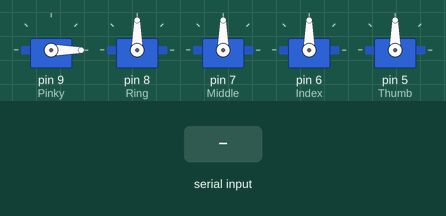
This sketch was run on a simulated Arduino Uno, built with avr-gcc and run on an emulated ATmega328P. Parts: 5 × servo. The inputs (shaded band) are chosen by the test bench. What the sketch prints to the serial monitor is not drawn.

Above: at 1.2 s.
1.3 s: "a" received over Serial
At 1.7 s:
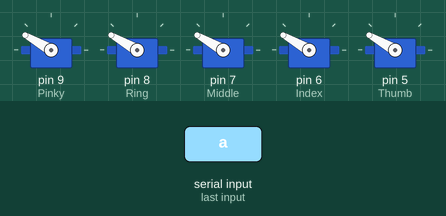
2.8 s: byte 107 ('k') received over Serial
At 4.0 s:
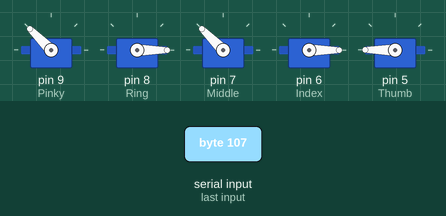
4.3 s: byte 108 ('l') received over Serial
At 5.2 s:
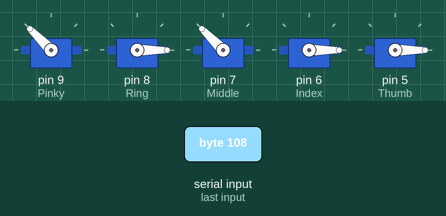
5.8 s: byte 109 ('m') received over Serial
At 6.3 s:
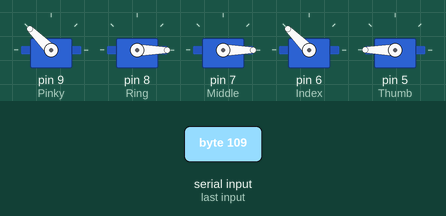
7.3 s: byte 110 ('n') received over Serial
At 8.5 s:
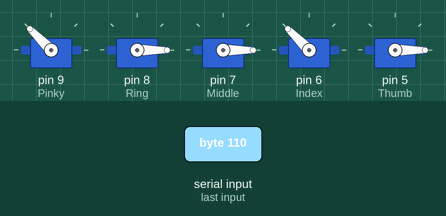
8.8 s: byte 111 ('o') received over Serial
At 9.8 s:
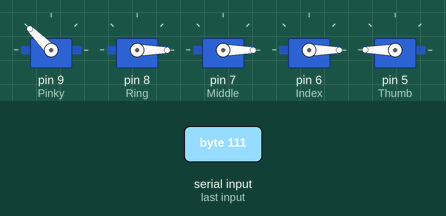
Timing chart, 0 to 11.3 s (numbered marks = the images above; inputs shaded):
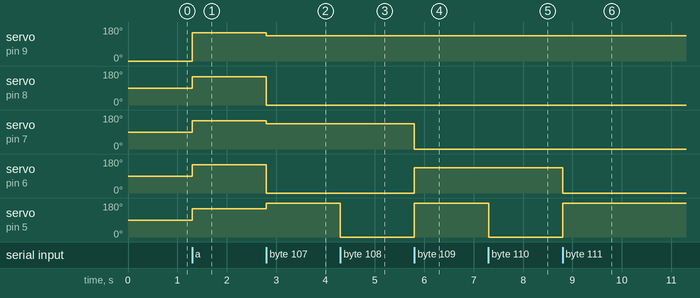

The sketch:

Hand.ino
```cpp
#include <Servo.h>
   Servo Pinky;
   Servo Ring;
   Servo Middle;
   Servo Index;
   Servo Thumb;
   char val;
void setup() {
  Serial.begin(9600);
  Pinky.attach(9,600,2300);
  Ring.attach(8,600,2300);
  Middle.attach(7,600,2300);
  Index.attach(6,600,2300);
  Thumb.attach(5,600,2300);
  Pinky.write(0);
}

void loop() {
  while(Serial.available()>0){
    val= Serial.read();
    Serial.print(val);
    if(val=='a'){
      Pinky.write(150);
      Ring.write(150);
      Middle.write(150);
      Index.write(150);
      Thumb.write(150);
    }
    if(val=='b'){
      Pinky.write(135);
      Ring.write(135);
      Middle.write(135);
      Index.write(135);
      Thumb.write(0);
    }
    else if(val=='c'){
      Pinky.write(135);
      Ring.write(135);
      Middle.write(135);
      Index.write(0);
      Thumb.write(180);
    }
    else if(val=='d'){
      Pinky.write(135);
      Ring.write(135);
      Middle.write(135);
      Index.write(0);
      Thumb.write(0);
    }
    else if(val=='e'){
      Pinky.write(135);
      Ring.write(135);
      Middle.write(0);
      Index.write(135);
      Thumb.write(180);
    }
    else if(val=='f'){
      Pinky.write(135);
      Ring.write(135);
      Middle.write(0);
      Index.write(135);
      Thumb.write(0);
    }
    else if(val=='g'){
      Pinky.write(135);
      Ring.write(135);
      Middle.write(0);
      Index.write(0);
      Thumb.write(180);
    }
    else if(val=='h'){
      Pinky.write(135);
      Ring.write(135);
      Middle.write(0);
      Index.write(0);
      Thumb.write(0);
    }
    else if(val=='i'){
      Pinky.write(135);
      Ring.write(0);
      Middle.write(135);
      Index.write(135);
      Thumb.write(180);
    }
    else if(val=='j'){
      Pinky.write(135);
      Ring.write(0);
      Middle.write(135);
      Index.write(135);
      Thumb.write(180);
    }
    else if(val=='k'){
      Pinky.write(135);
      Ring.write(0);
      Middle.write(135);
      Index.write(0);
      Thumb.write(180);
    }
    else if(val=='l'){
      Pinky.write(135);
      Ring.write(0);
      Middle.write(135);
      Index.write(0);
      Thumb.write(0);
    }
    else if(val=='m'){
      Pinky.write(135);
      Ring.write(0);
      Middle.write(0);
      Index.write(135);
      Thumb.write(180);
    }
    else if(val=='n'){
      Pinky.write(135);
      Ring.write(0);
      Middle.write(0);
      Index.write(135);
      Thumb.write(0);
    }
    else if(val=='o'){
      Pinky.write(135);
      Ring.write(0);
      Middle.write(0);
      Index.write(0);
      Thumb.write(180);
    }
    else if(val=='p'){
      Pinky.write(135);
      Ring.write(0);
      Middle.write(0);
      Index.write(0);
      Thumb.write(0);
    }
    else if(val=='q'){
      Pinky.write(0);
      Ring.write(135);
      Middle.write(135);
      Index.write(135);
      Thumb.write(180);
    }
    else if(val=='r'){
      Pinky.write(0);
      Ring.write(135);
      Middle.write(135);
      Index.write(135);
      Thumb.write(0);
    }
    else if(val=='s'){
      Pinky.write(0);
      Ring.write(135);
      Middle.write(135);
      Index.write(0);
      Thumb.write(180);
    }
    else if(val=='t'){
      Pinky.write(0);
      Ring.write(135);
      Middle.write(135);
      Index.write(0);
      Thumb.write(0);
    }
    else if(val=='u'){
      Pinky.write(0);
      Ring.write(135);
      Middle.write(0);
      Index.write(135);
      Thumb.write(180);
    }
    else if(val=='v'){
      Pinky.write(0);
      Ring.write(135);
      Middle.write(0);
      Index.write(135);
      Thumb.write(0);
    }
    else if(val=='w'){
      Pinky.write(0);
      Ring.write(135);
      Middle.write(0);
      Index.write(0);
      Thumb.write(180);
    }
    else if(val=='x'){
      Pinky.write(0);
      Ring.write(135);
      Middle.write(0);
      Index.write(0);
      Thumb.write(0);
    }
    else if(val=='y'){
      Pinky.write(0);
      Ring.write(0);
      Middle.write(135);
      Index.write(135);
      Thumb.write(180);
    }
    else if(val=='z'){
      Pinky.write(0);
      Ring.write(0);
      Middle.write(135);
      Index.write(135);
      Thumb.write(0);
    }
    else if(val=='&'){
      Pinky.write(0);
      Ring.write(0);
      Middle.write(135);
      Index.write(0);
      Thumb.write(180);
    }
    else if(val=='$'){
      Pinky.write(0);
      Ring.write(0);
      Middle.write(135);
      Index.write(0);
      Thumb.write(0);
    }
    else if(val=='%'){
      Pinky.write(0);
      Ring.write(0);
      Middle.write(0);
      Index.write(135);
      Thumb.write(180);
    }
     else if(val=='*'){
      Pinky.write(0);
      Ring.write(0);
      Middle.write(0);
      Index.write(135);
      Thumb.write(0);
    }
     else if(val=='#'){
      Pinky.write(0);
      Ring.write(0);
      Middle.write(0);
      Index.write(0);
      Thumb.write(180);
    }

    else if(val=='!'){
      Pinky.write(0);
      Ring.write(0);
      Middle.write(0);
      Index.write(0);
      Thumb.write(0);
    }
  }
}
```

Measured:
- after the input at 1.3 s, servo on pin 9 (Pinky): 0° → 150° at once; servo on pin 8 (Ring), servo on pin 7 (Middle), servo on pin 6 (Index), servo on pin 5 (Thumb): 90° → 150° at once
- after the input at 2.8 s, servo on pin 9 (Pinky), servo on pin 7 (Middle): 150° → 135° at once; servo on pin 8 (Ring), servo on pin 6 (Index): 150° → 0° at once; servo on pin 5 (Thumb): 150° → 180° at once
- after the input at 4.3 s, servo on pin 5 (Thumb): 180° → 0° at once
- after the input at 5.8 s, servo on pin 7 (Middle): 135° → 0° at once; servo on pin 6 (Index): 0° → 135° at once; servo on pin 5 (Thumb): 0° → 180° at once
- after the input at 7.3 s, servo on pin 5 (Thumb): 180° → 0° at once
- after the input at 8.8 s, servo on pin 6 (Index): 135° → 0° at once; servo on pin 5 (Thumb): 0° → 180° at once
